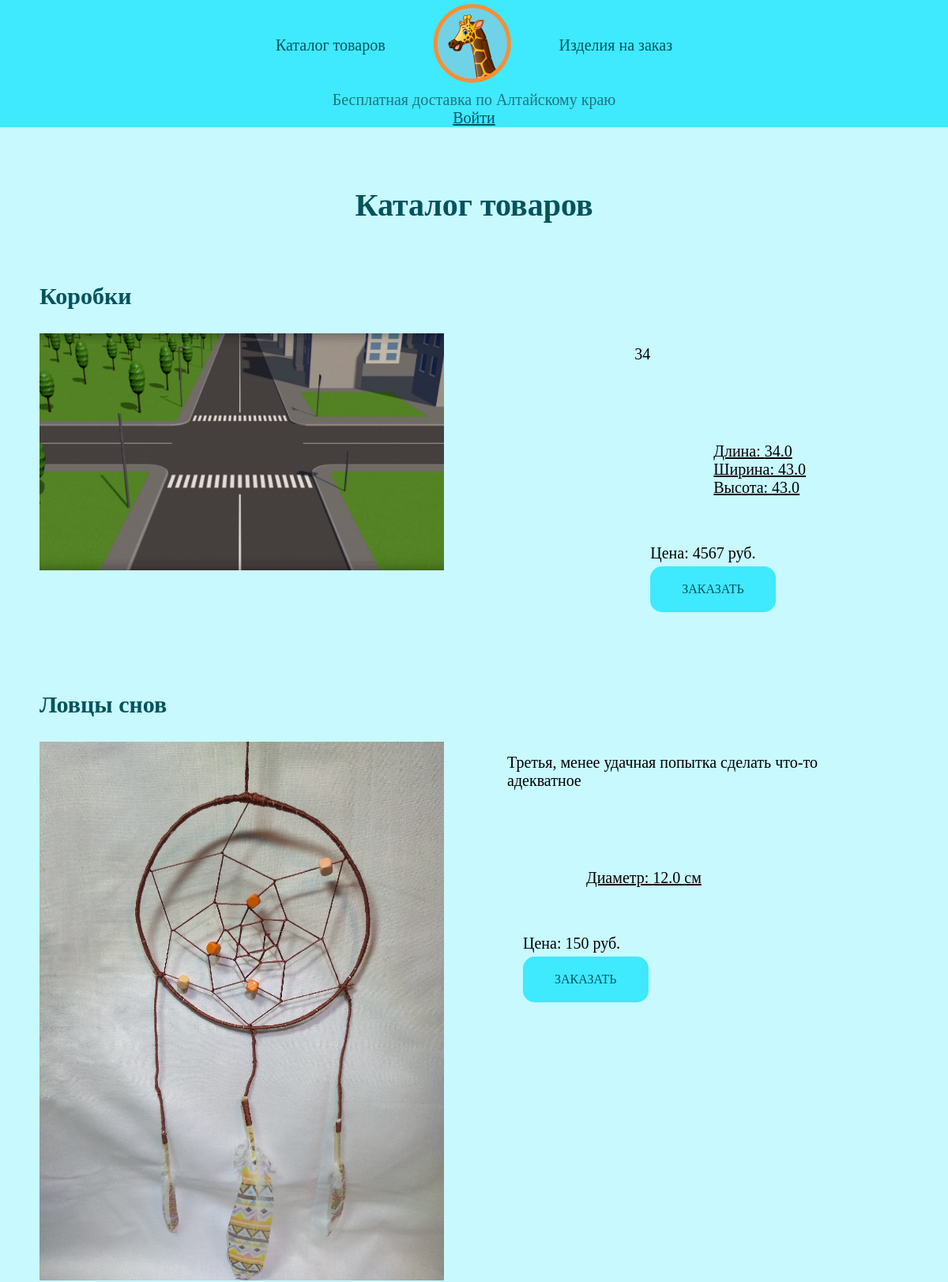
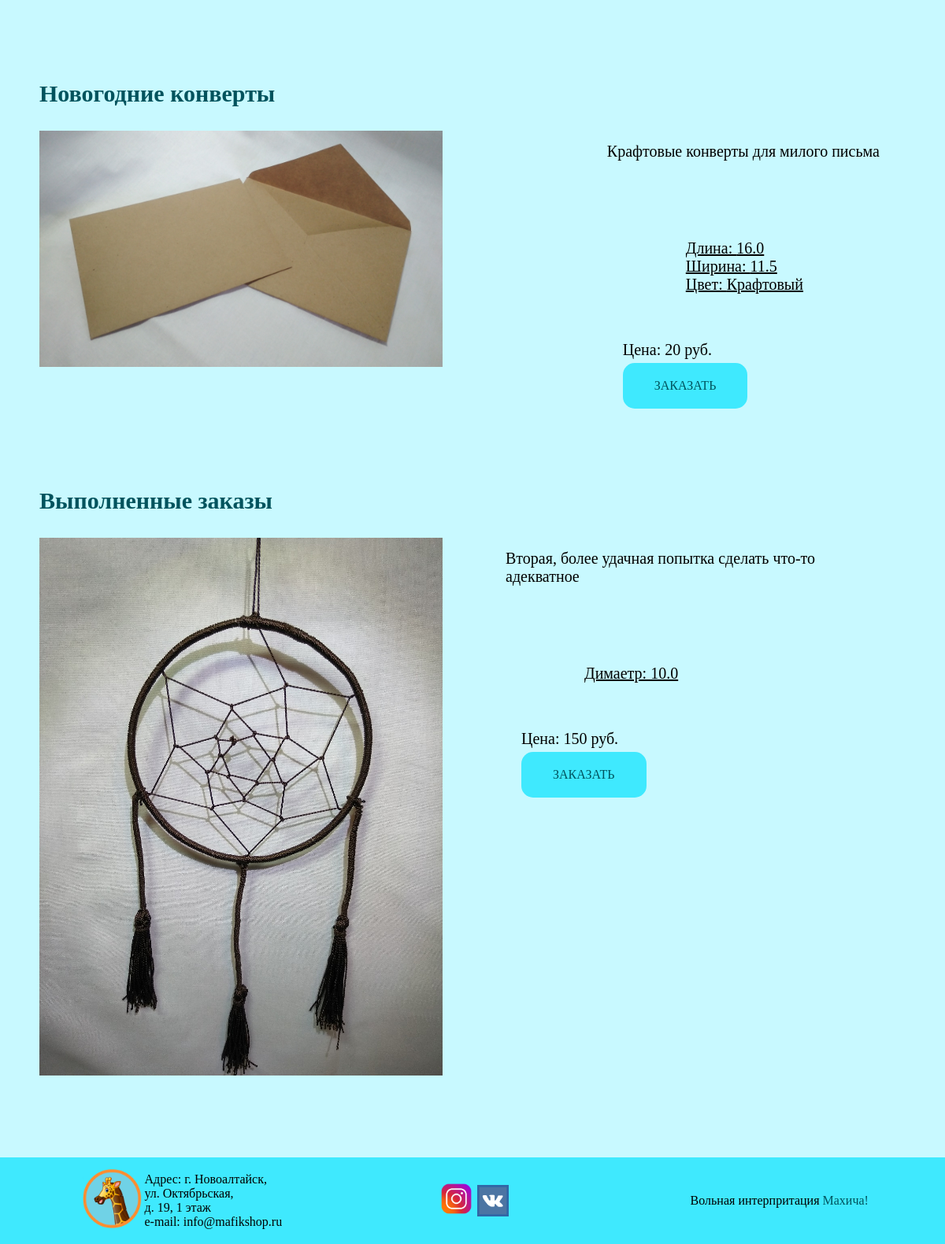
The page /girafic_app/catalog/ on the database its author committed (2 pictures, top to bottom).
### girafic_app/models.py (models this page shows)
class Box(models.Model):
    catalog = models.ForeignKey(Catalog, on_delete=models.CASCADE, verbose_name='Каталог', related_name='box')
    name = models.CharField(max_length=40, verbose_name='Название')
    photo = models.ImageField(upload_to='girafic_app/img', verbose_name='Фото')
    description = models.CharField(max_length=100, verbose_name='Описание')
    lenght = models.FloatField(verbose_name='Длина, см')
    width = models.FloatField(verbose_name='Ширина, см')
    height = models.FloatField(verbose_name='Высота, см')
    cost = models.IntegerField(verbose_name='Цена, руб.')
    data = models.DateTimeField(auto_now_add=True, verbose_name='Дата', null=True, blank=True)
    def __str__(self):
        return 'Праздничная коробка "' + str(self.name) + '"'
    class Meta:
        verbose_name = 'Коробка'
        verbose_name_plural = 'Коробки'

class Dreamcatcher(models.Model):
    catalog = models.ForeignKey(Catalog, on_delete=models.CASCADE, verbose_name='Каталог', related_name='dreamcatcher')
    name = models.CharField(max_length=40, verbose_name='Название')
    photo = models.ImageField(upload_to='girafic_app/img', verbose_name='Фото')
    description = models.CharField(max_length=100, verbose_name='Описание')
    diameter = models.FloatField(verbose_name='Длина, см')
    cost = models.IntegerField(verbose_name='Цена, руб.')
    data = models.DateTimeField(auto_now_add=True, verbose_name='Дата', null=True, blank=True)
    def __str__(self):
        return str(self.name)
    class Meta:
        verbose_name = 'Ловец снов'
        verbose_name_plural = 'Ловцы снов'

class Letter(models.Model):
    catalog = models.ForeignKey(Catalog, on_delete=models.CASCADE, verbose_name='Каталог', related_name='letter')
    name = models.CharField(max_length=40, verbose_name='Название')
    photo = models.ImageField(upload_to='girafic_app/img', verbose_name='Фото')
    description = models.CharField(max_length=100, verbose_name='Описание')
    lenght = models.FloatField(verbose_name='Длина, см')
    width = models.FloatField(verbose_name='Ширина, см')
    color = models.CharField(max_length=40, choices=[('Белый','Белый'),('Крафтовый','Крафтовый')], verbose_name='Цвет')
    cost = models.IntegerField(verbose_name='Цена, руб.')
    data = models.DateTimeField(auto_now_add=True, verbose_name='Дата', null=True, blank=True)
    def __str__(self):
        return str(self.name)
    class Meta:
        verbose_name = 'Конверт'
        verbose_name_plural = 'Конверты'

### girafic_app/views.py (the view)
# urls.py: path('catalog/', views.catalog, name='catalog'),
def catalog(request):
    box = Catalog.objects.filter(name='Текущий').last().box.all().last()
    dream = Catalog.objects.filter(name='Текущий').last().dreamcatcher.all().last()
    letter = Catalog.objects.filter(name='Текущий').last().letter.all().last()
    box_ = Catalog.objects.filter(name='Архивный').last().box.all().last()
    dream_ = Catalog.objects.filter(name='Архивный').last().dreamcatcher.all().last()
    letter_ = Catalog.objects.filter(name='Архивный').last().letter.all().last()
    last_done = sorted(list(filter(None, [box_, dream_, letter_])), key=lambda obj: obj.data, reverse=True)[0]
    type_of_item = None
    if isinstance(last_done, Box):
        type_of_item = 'box'
    if isinstance(last_done, Dreamcatcher):
        type_of_item = 'dream'
    if isinstance(last_done, Letter):
        type_of_item = 'letter'
    return render(request, 'catalog.html', {'box': box, 'dream': dream, 'letter': letter, 'last_done': last_done, 'type_of_item': type_of_item})

### templates/catalog.html (shortened to what this page needs)
{% extends 'base.html' %}
{% load static %}
{% block body_block %}
    <main>
    	<h2 align="center">Каталог товаров</h2>
            <a class="h3" href="{% url 'boxes' %}" title="Коробки"><h3>Коробки</h3></a>
            <div class="star">
            <div><img src="{{ box.photo.url }}" width="320" height="240" title="{{ box }}"></div>
            <ul>
                <li>
                    <p class="height">
                        {{ box.description }}
                    </p>
                </li>
                <li class="text-box">
                    <p>
		    			Длина: {{ box.lenght }}<br>
		    			Ширина: {{ box.width }}<br>
						Высота: {{ box.height }}<br>
                    </p>
                </li>
                <li class="order">
                    Цена: {{ box.cost }} руб.
                </li>
                <a class="button" href="{% url 'form' %}?type_=box&id_={{ box.id }}">Заказать</a>
            </ul>
        </div>
            <a class="h3" href="{% url 'sleep' %}" title="Ловцы снов"><h3>Ловцы снов</h3></a>
            <div class="star">
            <div><img src="{{ dream.photo.url }}" width="320" height="240" title="{{ dream }}"></div>
            <ul>
                <li>
                    <p class="height">
                        {{ dream.description }}
                    </p>
                </li>
                <li class="text-box">
                    <p>
		    			Диаметр: {{ dream.diameter }} см
                    </p>
                </li>
                <li class="order">
                    Цена: {{ dream.cost }} руб.
                </li>
                <a class="button" href="{% url 'form' %}?type_=dreamcatcher&id_={{ dream.id }}">Заказать</a>
            </ul>
        </div>
        <h3>Новогодние конверты</h3>
            <div class="star">
            <div><img src="{{ letter.photo.url }}" width="320" height="240" title="{{ letter }}"></div>
            <ul>
                <li>
                    <p class="height">
                        {{ letter.description }}
                    </p>
                </li>
                <li class="text-box">
                    <p>
		    			Длина: {{ letter.lenght }}<br>
		    			Ширина: {{ letter.width }}<br>
                        Цвет: {{ letter.color }}<br>
                    </p>
                </li>
                <li class="order">
                    Цена: {{ letter.cost }} руб.
                </li>
                <a class="button" href="{% url 'form' %}?type_=letter&id_={{ letter.id }}">Заказать</a>
            </ul>
        </div>
    	<a class="h3" href="{% url 'ready' %}" title="Выполненные заказы"><h3>Выполненные заказы</h3></a>
            <div class="star">
            <div><img src="{{ last_done.photo.url }}" width="320" height="240" title="{{ last_done }}"></div>
            <ul>
                <li>
                    <p class="height">
                        {{ last_done.description }}
                    </p>
                </li>
                <li class="text-box">
                    <p>
                        {% if type_of_item == 'box' %}
		    			Длина: {{ last_done.lenght }}<br>
		    			Ширина: {{ last_done.width }}<br>
						Высота: {{ last_done.height }}<br>
                        {% elif type_of_item == 'letter' %}
		    			Длина: {{ last_done.lenght }}<br>
		    			Ширина: {{ last_done.width }}<br>
						Цвет: {{ last_done.color }}<br>
                        {% elif type_of_item == 'dream' %}
		    			Димаетр: {{ last_done.diameter }}
                        {% endif %}
                    </p>
                </li>
                <li class="order">
                    Цена: {{ last_done.cost }} руб.
                </li>
                <a class="button" href="{% url 'form' %}?type_={% if type_of_item == 'box' %}box{% elif type_of_item == 'dream' %}dreamcatcher{% elif type_of_item == 'letter' %}letter{% endif %}&id_={{ last_done.id }}">Заказать</a>
            </ul>
        </div>
    </main>
{% endblock %}

### static/css/style.css (style rules this page uses)
body { background-color: #c8f9ff; font-family: Century Gothic; width: 1200px; margin: 0 auto; }
.button { display: inline-block; background-color: #3fe9fe; border-radius: 15px; text-align: center; vertical-align: middle; text-transform: uppercase; text-decoration: none; border: none; margin: 0; padding: 20px 40px; }
a { color: #01535d; }
h2 { color: #01535d; font-size: 40px; margin: 75px 0; }
h3 { color: #01535d; font-size: 30px; margin-left: 50px; }
.h3 { text-decoration: none; }
li { list-style: none; }
img { max-width: 100%; height: auto; }
.star { display: flex; padding: 0; justify-content: space-between; margin-bottom: 100px; }
.star p { padding: 0; margin: 15px 30px; }
.star ul { padding: 0; margin: 0 50px; }
.star img { min-width: 512px; min-height: 300px; margin-left: 50px; }
.star .button { margin-left: 50px; }
.text-box { padding-top: 70px; margin: 0 100px; font-size: 20px; text-decoration: underline; }
.order { margin-top: 60px; margin-bottom: 5px; margin-left: 50px; font-size: 20px; }
.height { font-size: 20px; }

### rows shown on the page
Box: photo (picture), description "34", lenght "34.0", width "43.0", height "43.0", cost "4567"
Dreamcatcher: photo (picture), description "Третья, менее удачная попытка сделать что-то адекватное", diameter "12.0", cost "150"
Letter: photo (picture), description "Крафтовые конверты для милого письма", lenght "16.0", width "11.5", color "Крафтовый", cost "20"
Dreamcatcher: photo (picture), description "Вторая, более удачная попытка сделать что-то адекватное", diameter "10.0", cost "150"
